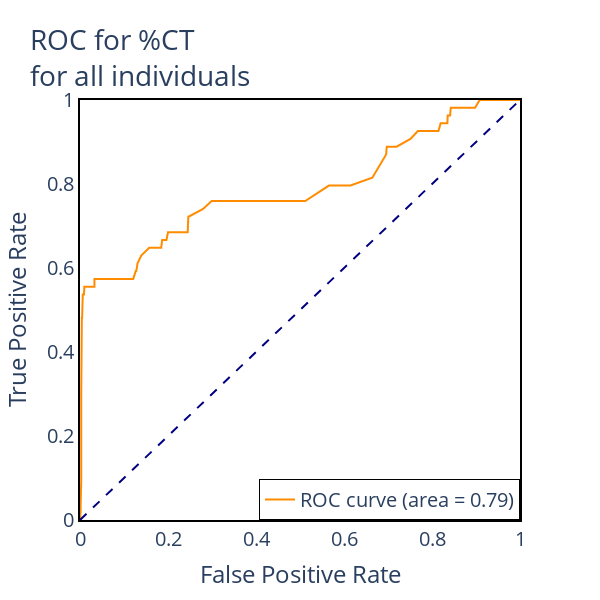

The notebook cell this image was saved under:
### Code cell
roc(df, "%CT", title="ROC for %CT<br>for all individuals")

### Figure 1 — Plotly figure (JSON) as saved in the notebook; plotly's stock layout.template omitted (floating-point values rounded to 4 significant figures; data arrays with more than 128 entries replaced by an {"elided": "..."} marker saying what was removed)
{"data": [{"line": {"color": "darkorange", "width": 2}, "mode": "lines", "name": "ROC curve (area = 0.79)", "type": "scatter", "x": {"elided": "188 float values"}, "y": {"elided": "188 float values"}}, {"line": {"color": "navy", "dash": "dash", "width": 2}, "mode": "lines", "name": "Random", "showlegend": false, "type": "scatter", "x": [0, 1], "y": [0, 1]}], "layout": {"font": {"size": 20}, "height": 600, "legend": {"bordercolor": "black", "borderwidth": 1, "x": 1, "xanchor": "right", "y": 0, "yanchor": "bottom"}, "plot_bgcolor": "white", "showlegend": true, "title": {"text": "ROC for %CT<br>for all individuals"}, "width": 600, "xaxis": {"linecolor": "black", "linewidth": 2, "mirror": true, "range": [0, 1], "showline": true, "title": {"text": "False Positive Rate"}}, "yaxis": {"linecolor": "black", "linewidth": 2, "mirror": true, "range": [0, 1], "showline": true, "title": {"text": "True Positive Rate"}}}}
